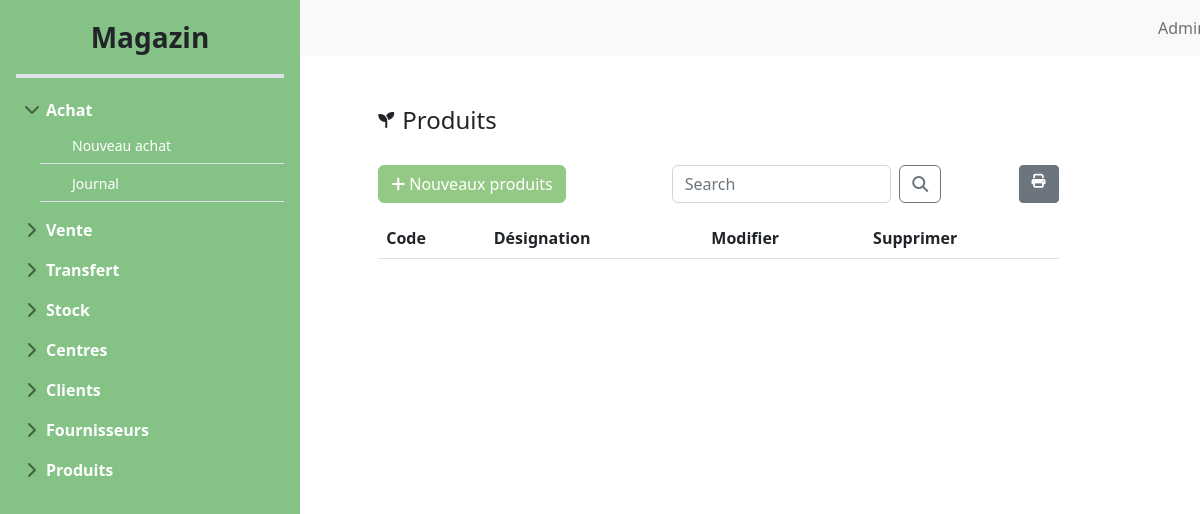
/productList/, run on an earlier commit of the app's database.
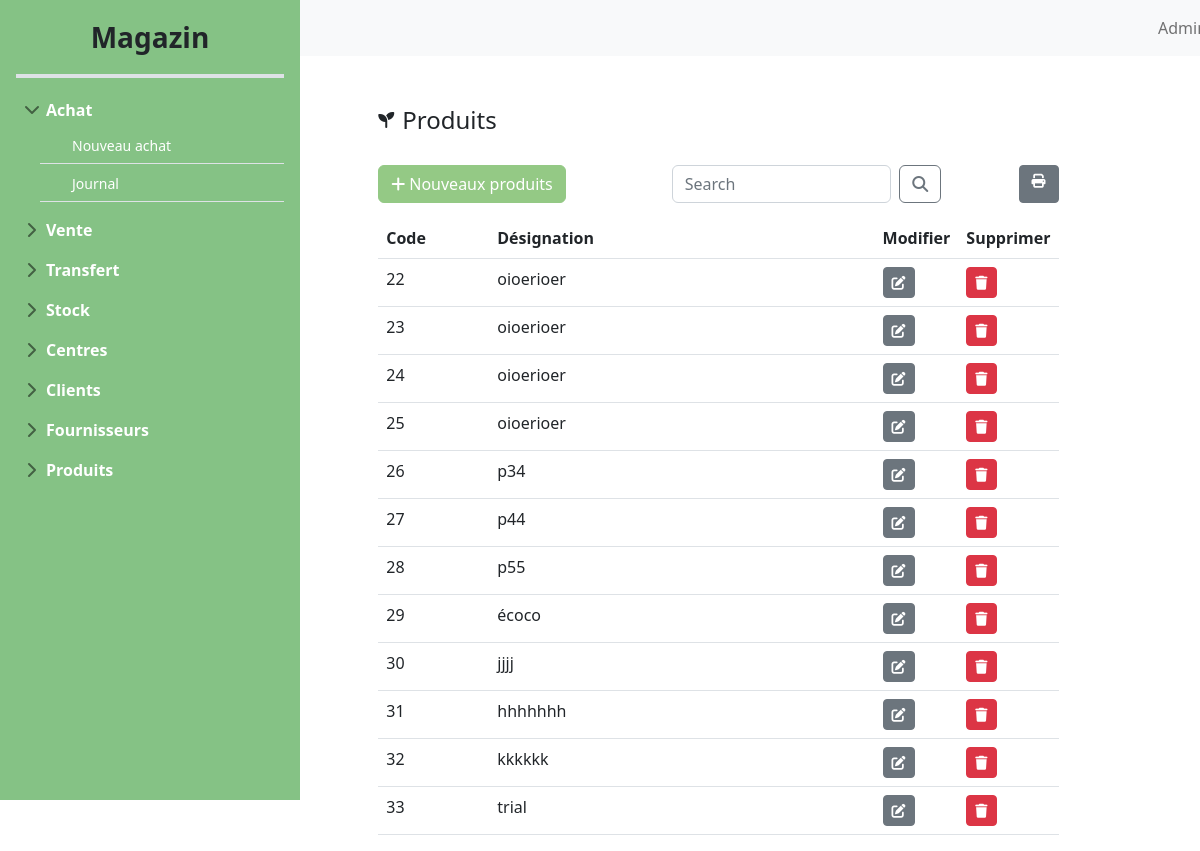
And on a later commit of the database.
### main_store/models.py (models this page shows, shortened)
class Produit(models.Model):
    code_P = models.AutoField(primary_key=True)
    designationP = models.CharField(max_length=50)

### main_store/views.py (the view)
# urls.py: path('productList/',views.afficher_produits,name='productList'),
def afficher_produits(request):
    if 'q' in request.GET:
        q=request.GET['q']
        produits=Produit.objects.filter(designationP__icontains=q)
    else:
        produits=Produit.objects.all()
    return render(request,"main-store/produits/productList.html",{"products":produits})

### templates/main-store/produits/productList.html (shortened to what this page needs)
{%extends 'main-store/base/baseStore.html' %}
{%block content%}
<div class="row">
    <div class="col-md-1"></div>
    <div class="col-md-11">
        <div class="d-flex align-items-center" style="padding-top: 50px;">
            <i class="fa-solid fa-seedling me-2"></i>
            <h4 class="mb-0">Produits</h4>
        </div>
    </div>
</div>
<div class="row" style="padding-top: 30px;">
    <div class="col-md-1"></div>
    <div class="col-md-9">
        <div class="card border-0">
            <div class="row">
                <div class="col-md-5">
                    <a class="btn btn-secondary " id="green-btn" href="{% url 'productAdd'%}">
                        <i class="fa-solid fa-plus me-1"></i>Nouveaux produits
                    </a>
                </div>
                <div class="col-md-5">
                    <form class="d-flex">
                        <input class="form-control me-2" name="q" type="search" placeholder="Search"
                            aria-label="Search">
                        <button class="btn btn-outline-secondary" type="submit"><i
                                class="fa-solid fa-magnifying-glass"></i></button>
                    </form>
                </div>
                <div class="col-md-2 d-flex justify-content-end">
                    <a class="btn btn-secondary btn-sm" href="{%url 'productPrint' %}"><i
                            class="fa-solid fa-print me-1 ms-1"></i></a>
                </div>
            </div>
        </div>
        <table class="table table-hover bg-white" style="margin-top: 15px;">
            <thead>
                <tr>
                    <th>Code</th>
                    <th>Désignation</th>
                    <th> Modifier</th>
                    <th> Supprimer</th>
                </tr>
            </thead>
            <tbody>
                {% for product in products %}
                <tr>
                    <td class="col-md-2">{{product.code_P}}</td>
                    <td class="col-md-7">{{product.designationP}}</td>
                    <td class="col-md-1"><a class="btn btn-secondary btn-sm"
                            href="{%url 'productEdit' product.code_P %}">
                            <i class="fa-solid fa-pen-to-square"></i></a></td>
                    <td class="col-md-1"><a class="btn btn-danger btn-sm"
                            href="{%url 'productDelete' product.code_P %}"> <i class="fa-solid fa-trash"></i>
                        </a></td>
                </tr>
                {% endfor %}
            </tbody>
        </table>
    </div>
    <div class="col-md-1"></div>
</div>
{%endblock%}

What changed in the data, as far as the page shows it:
added Produit: code_P "22", designationP "oioerioer"
added Produit: code_P "23", designationP "oioerioer"
added Produit: code_P "24", designationP "oioerioer"
added Produit: code_P "25", designationP "oioerioer"
added Produit: code_P "26", designationP "p34"
added Produit: code_P "27", designationP "p44"
added Produit: code_P "28", designationP "p55"
added Produit: code_P "29", designationP "écoco"
added Produit: code_P "30", designationP "jjjj"
added Produit: code_P "31", designationP "hhhhhhh"
added Produit: code_P "32", designationP "kkkkkk"
added Produit: code_P "33", designationP "trial"
